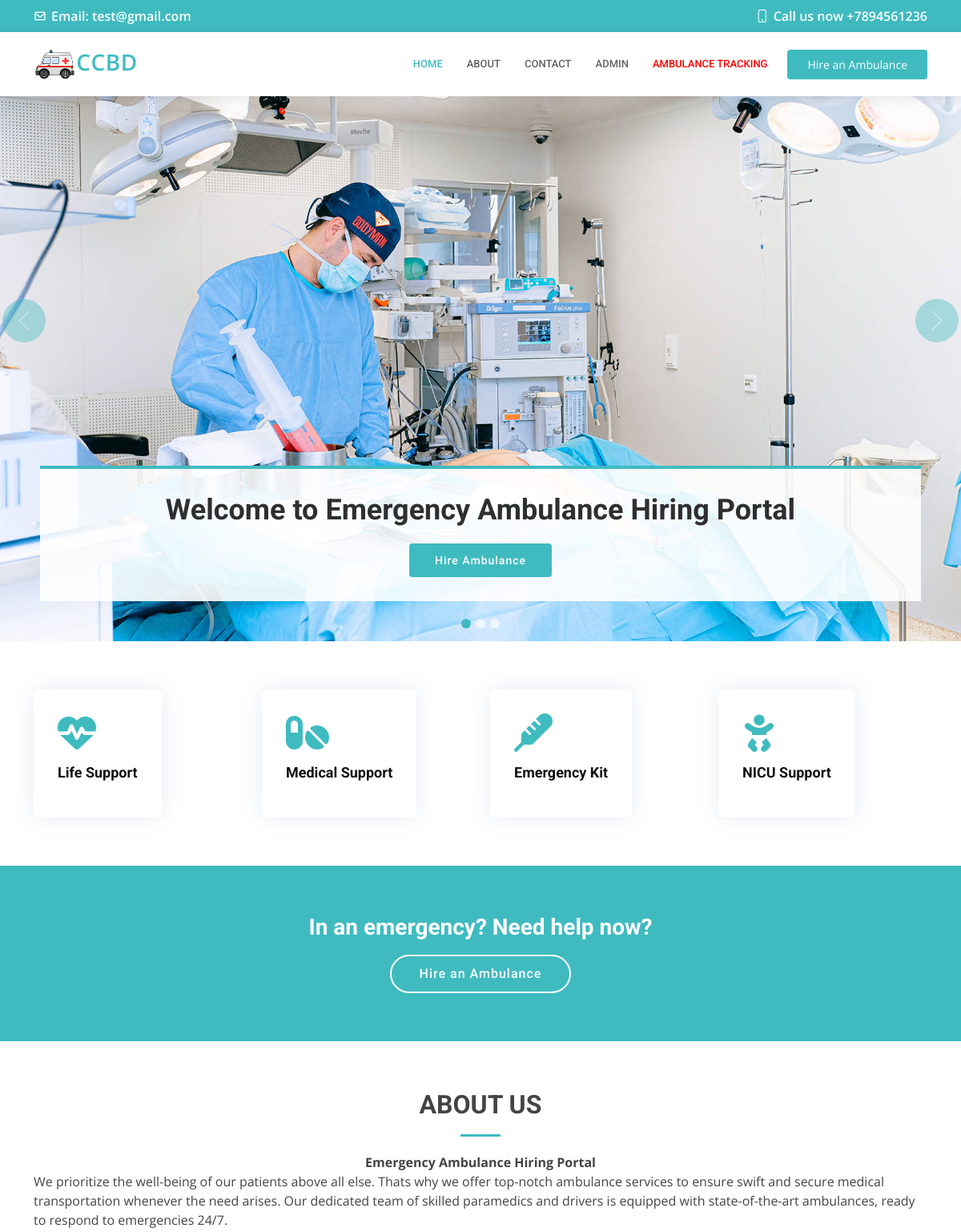
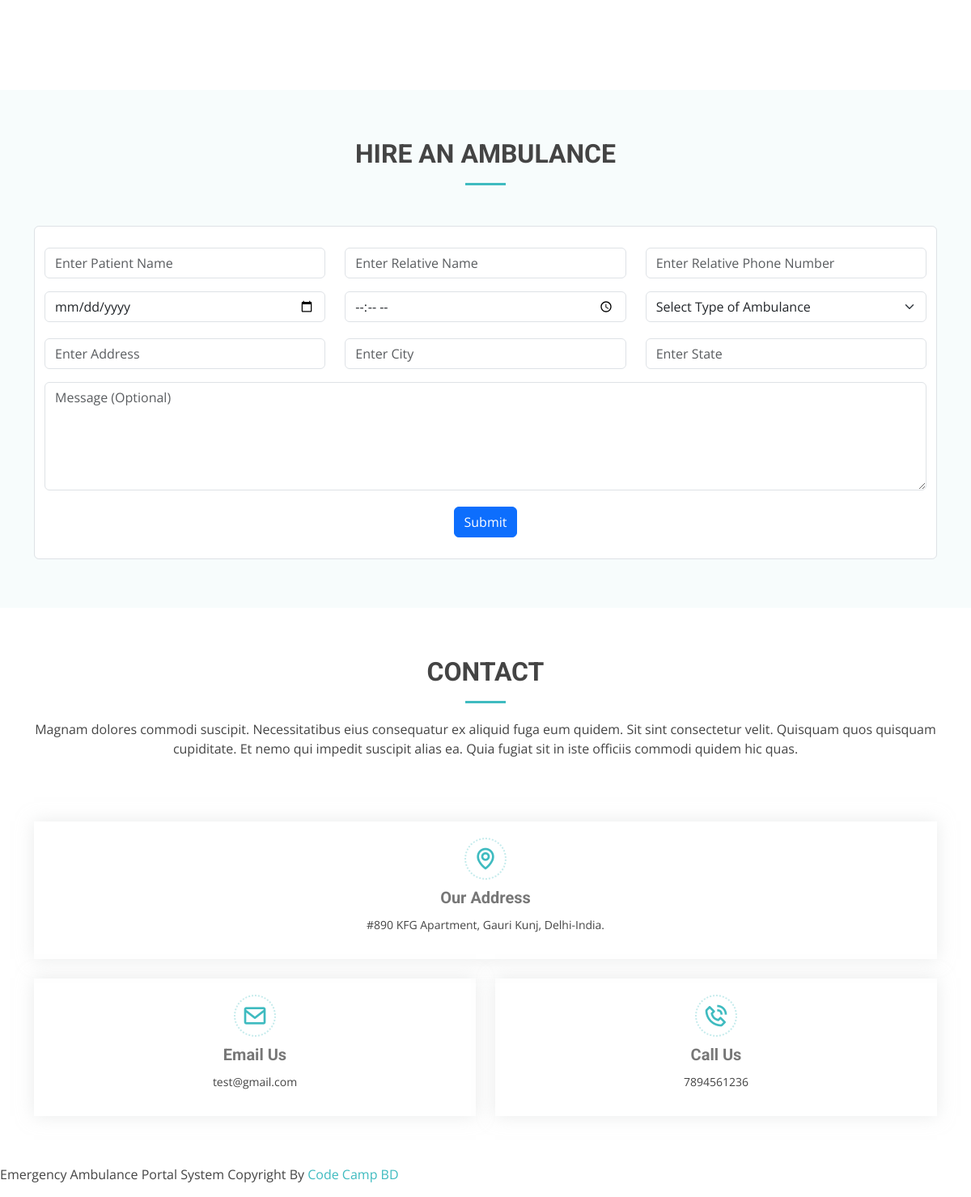
The page / on the database its author committed (2 pictures, top to bottom).
### tables this page shows
CREATE TABLE `tblpage` (
  `ID` int(10) NOT NULL,
  `PageType` varchar(200) DEFAULT NULL,
  `PageTitle` varchar(200) DEFAULT NULL,
  `PageDescription` mediumtext DEFAULT NULL,
  `Email` varchar(200) DEFAULT NULL,
  `MobileNumber` bigint(10) DEFAULT NULL,
  `UpdationDate` timestamp NULL DEFAULT NULL ON UPDATE current_timestamp()
);

### index.php (the view, shortened to what this page needs)
<?php
include('includes/dbconnection.php');
?>
<!DOCTYPE html>
<html lang="en">
<head>
  <link href="assets/vendor/fontawesome-free/css/all.min.css" rel="stylesheet">
  <link href="assets/vendor/animate.css/animate.min.css" rel="stylesheet">
  <link href="assets/vendor/aos/aos.css" rel="stylesheet">
  <link href="assets/vendor/bootstrap/css/bootstrap.min.css" rel="stylesheet">
  <link href="assets/vendor/bootstrap-icons/bootstrap-icons.css" rel="stylesheet">
  <link href="assets/vendor/boxicons/css/boxicons.min.css" rel="stylesheet">
  <link href="assets/vendor/glightbox/css/glightbox.min.css" rel="stylesheet">
  <link href="assets/vendor/swiper/swiper-bundle.min.css" rel="stylesheet">
  <link href="assets/css/style.css" rel="stylesheet">
</head>
<body>
 <?php include_once('includes/header.php');?>
  <section id="hero">
    <div id="heroCarousel" data-bs-interval="5000" class="carousel slide carousel-fade" data-bs-ride="carousel">
      <ol class="carousel-indicators" id="hero-carousel-indicators"></ol>
      <div class="carousel-inner" role="listbox">
        <div class="carousel-item active" style="background-image: url(assets/img/slide/slide-1.jpg)">
          <div class="container">
            <h2>Welcome to <span>Emergency Ambulance Hiring Portal</span></h2>
            <a href="#appointment" class="btn-get-started scrollto">Hire Ambulance</a>
          </div>
        </div>
      </div>
      <a class="carousel-control-prev" href="#heroCarousel" role="button" data-bs-slide="prev">
        <span class="carousel-control-prev-icon bi bi-chevron-left" aria-hidden="true"></span>
      </a>
      <a class="carousel-control-next" href="#heroCarousel" role="button" data-bs-slide="next">
        <span class="carousel-control-next-icon bi bi-chevron-right" aria-hidden="true"></span>
      </a>
    </div>
  </section>
  <main id="main">
    <section id="featured-services" class="featured-services">
      <div class="container" data-aos="fade-up">
        <div class="row">
          <div class="col-md-6 col-lg-3 d-flex align-items-stretch mb-5 mb-lg-0">
            <div class="icon-box" data-aos="fade-up" data-aos-delay="100">
              <div class="icon"><i class="fas fa-heartbeat"></i></div>
              <h4 class="title"><a href="">Life Support</a></h4>
            </div>
          </div>
          <div class="col-md-6 col-lg-3 d-flex align-items-stretch mb-5 mb-lg-0">
            <div class="icon-box" data-aos="fade-up" data-aos-delay="200">
              <div class="icon"><i class="fas fa-pills"></i></div>
              <h4 class="title"><a href="">Medical Support</a></h4>
            </div>
          </div>
          <div class="col-md-6 col-lg-3 d-flex align-items-stretch mb-5 mb-lg-0">
            <div class="icon-box" data-aos="fade-up" data-aos-delay="300">
              <div class="icon"><i class="fas fa-thermometer"></i></div>
              <h4 class="title"><a href="">Emergency Kit</a></h4>
            </div>
          </div>
          <div class="col-md-6 col-lg-3 d-flex align-items-stretch mb-5 mb-lg-0">
            <div class="icon-box" data-aos="fade-up" data-aos-delay="400">
              <div class="icon"><i class="fas fa-baby"></i></div>
              <h4 class="title"><a href="">NICU Support
              </a></h4>
            </div>
          </div>
        </div>
      </div>
    </section>
    <section id="cta" class="cta">
      <div class="container" data-aos="zoom-in">
        <div class="text-center">
          <h3>In an emergency? Need help now?</h3>
          <a class="cta-btn scrollto" href="#appointment">Hire an Ambulance</a>
        </div>
      </div>
    </section>
    <section id="about" class="about">
      <div class="container" data-aos="fade-up">
        <div class="section-title">
          <h2>About Us</h2>
          <?php
$ret=mysqli_query($con,"select * from tblpage where PageType='aboutus' ");
while ($row=mysqli_fetch_array($ret)) {
?>
          <p><?php  echo $row['PageDescription'];?></p><?php } ?>
        </div>
      </div>
    </section>
    <section id="appointment" class="appointment section-bg">
      <div class="container" data-aos="fade-up">
        <div class="section-title">
          <h2>Hire an Ambulance</h2>
        </div>
        <form action="" method="post" role="form" class="form-control" data-aos="fade-up" data-aos-delay="100">
          <div class="row" style="padding-top:20px">
            <div class="col-md-4 form-group">
              <input type="text" name="pname" class="form-control" id="pname" placeholder="Enter Patient Name" required>
            </div>
            <div class="col-md-4 form-group">
              <input type="text" name="rname" class="form-control" id="rname" placeholder="Enter Relative Name" required>
            </div>
            <div class="col-md-4 form-group mt-3 mt-md-0">
              <input type="tel" class="form-control" name="phone" id="phone" placeholder="Enter Relative Phone Number" required>
            </div>
          </div>
          <div class="row">
            <div class="col-md-4 form-group mt-3">
              <input type="date" name="hdate" class="form-control datepicker" id="hdate" placeholder="Hiring Date" required>
            </div>
            <div class="col-md-4 form-group mt-3">
              <input type="time" name="htime" class="form-control datepicker" id="htime" placeholder="Hiring Time" required>
            </div>
            <div class="col-md-4 form-group mt-3">
              <select name="ambulancetype" id="ambulancetype" class="form-select">
                <option value="">Select Type of Ambulance</option>
              </select>
            </div>
          </div>
           <div class="row" style="padding-top:20px">
            <div class="col-md-4 form-group">
              <input type="text" name="address" class="form-control" id="address" placeholder="Enter Address" required>
            </div>
            <div class="col-md-4 form-group">
              <input type="text" name="city" class="form-control" id="city" placeholder="Enter City" required>
            </div>
            <div class="col-md-4 form-group mt-3 mt-md-0">
              <input type="text" class="form-control" name="state" id="state" placeholder="Enter State" required>
            </div>
          </div>
          <div class="form-group mt-3">
            <textarea class="form-control" name="message" rows="5" placeholder="Message (Optional)"></textarea>
          </div>
          <div class="text-center" style="padding-top: 20px;padding-bottom: 20px;"><button type="submit"  name="submit" class="btn btn-primary">Submit</button></div>
        </form>
      </div>
    </section>
    <section id="contact" class="contact">
      <div class="container">
        <div class="section-title">
          <h2>Contact</h2>
          <p>Magnam dolores commodi suscipit. Necessitatibus eius consequatur ex aliquid fuga eum quidem. Sit sint consectetur velit. Quisquam quos quisquam cupiditate. Et nemo qui impedit suscipit alias ea. Quia fugiat sit in iste officiis commodi quidem hic quas.</p>
        </div>
      </div>
      <div class="container">
        <div class="row mt-5">
          <div class="col-lg-12">
             <div class="row">
              <?php
 $query=mysqli_query($con,"select * from  tblpage where PageType='contactus'");
 while ($row=mysqli_fetch_array($query)) {
 ?>
              <div class="col-md-12">
                <div class="info-box">
                  <i class="bx bx-map"></i>
                  <h3>Our Address</h3>
                  <p><?php  echo $row['PageDescription'];?></p>
                </div>
              </div>
              <div class="col-md-6">
                <div class="info-box mt-4">
                  <i class="bx bx-envelope"></i>
                  <h3>Email Us</h3>
                  <p><?php  echo $row['Email'];?></p>
                </div>
              </div>
              <div class="col-md-6">
                <div class="info-box mt-4">
                  <i class="bx bx-phone-call"></i>
                  <h3>Call Us</h3>
                  <p><?php  echo $row['MobileNumber'];?></p>
                </div>
              </div><?php } ?>
            </div>
        </div>
      </div>
    </section>
  </main>
  <?php include_once('includes/footer.php');?>
</body>
</html>

### includes/header.php (shortened to what this page needs)
 <div id="topbar" class="d-flex align-items-center fixed-top">
   <div class="container d-flex align-items-center justify-content-center justify-content-md-between">
      <?php
$query=mysqli_query($con,"select * from  tblpage where PageType='contactus'");
while ($row=mysqli_fetch_array($query)) {
?>
     <div class="align-items-center d-none d-md-flex">
       <i class="bx bx-envelope"></i> Email:  <?php  echo $row['Email'];?>
     </div>
     <div class="d-flex align-items-center">
       <i class="bi bi-phone"></i> Call us now +<?php  echo $row['MobileNumber'];?>
     </div><?php } ?>
   </div>
 </div>
 <header id="header" class="fixed-top">
   <div class="container d-flex align-items-center">
     <a href="index.php" class="logo me-auto"><img src="assets/img/logo.png" alt="">CCBD</a>
     <nav id="navbar" class="navbar order-last order-lg-0">
       <ul>
         <li><a class="nav-link scrollto " href="index.php#hero">Home</a></li>
         <li><a class="nav-link scrollto" href="index.php#about">About</a></li>
          <li><a class="nav-link scrollto" href="index.php#contact">Contact</a></li>
         <li><a class="nav-link scrollto" href="admin/login.php">Admin</a></li>
         <li><a class="nav-link scrollto" style="color: red;" href="ambulance-tracking.php">Ambulance Tracking</a></li>
       </ul>
     </nav>
     <a href="#appointment" class="appointment-btn scrollto"><span class="d-none d-md-inline">Hire an</span> Ambulance</a>
   </div>
 </header>

### rows shown on the page
tblpage: Email "test@gmail.com", MobileNumber "7894561236", PageDescription "#890 KFG Apartment, Gauri Kunj, Delhi-India."
tblpage: PageDescription "Emergency Ambulance Hiring Portal We prioritize the well-being of our patients above all else. Thats why we offer top-notch ambulance services to ensure swift and secure medical transportation whenever the need arises. Our dedicated team of skilled paramedics and drivers is equipped with state-of-the-art ambulances, ready to respond to emergencies 24/7."
